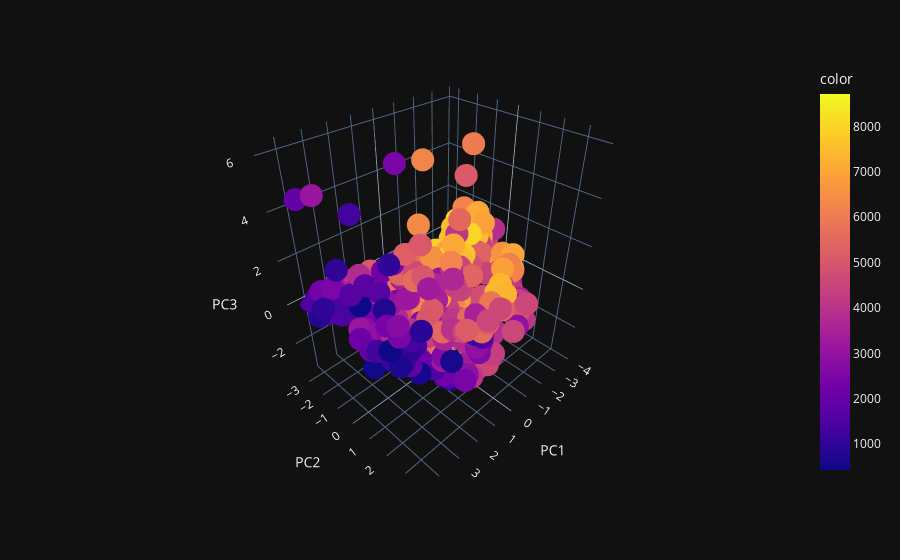

The code cell stored with this chart in its notebook:
### Code cell
import plotly.express as px

fig = px.scatter_3d(X_train_standarized, x='PC1', y='PC2', z='PC3',color=y_train)
fig.show()

### Figure 1 — Plotly figure (JSON) as saved in the notebook; plotly's stock layout.template omitted (floating-point values rounded to 4 significant figures; data arrays with more than 128 entries replaced by an {"elided": "..."} marker saying what was removed)
{"data": [{"hovertemplate": "PC1=%{x}<br>PC2=%{y}<br>PC3=%{z}<br>color=%{marker.color}<extra></extra>", "legendgroup": "", "marker": {"color": {"elided": "438 int values"}, "coloraxis": "coloraxis", "symbol": "circle"}, "mode": "markers", "name": "", "scene": "scene", "showlegend": false, "type": "scatter3d", "x": {"elided": "438 float values"}, "y": {"elided": "438 float values"}, "z": {"elided": "438 float values"}}], "layout": {"coloraxis": {"colorbar": {"title": {"text": "color"}}, "colorscale": [[0, "#0d0887"], [0.1111, "#46039f"], [0.2222, "#7201a8"], [0.3333, "#9c179e"], [0.4444, "#bd3786"], [0.5556, "#d8576b"], [0.6667, "#ed7953"], [0.7778, "#fb9f3a"], [0.8889, "#fdca26"], [1, "#f0f921"]]}, "legend": {"tracegroupgap": 0}, "margin": {"t": 60}, "scene": {"domain": {"x": [0, 1], "y": [0, 1]}, "xaxis": {"title": {"text": "PC1"}}, "yaxis": {"title": {"text": "PC2"}}, "zaxis": {"title": {"text": "PC3"}}}}}
